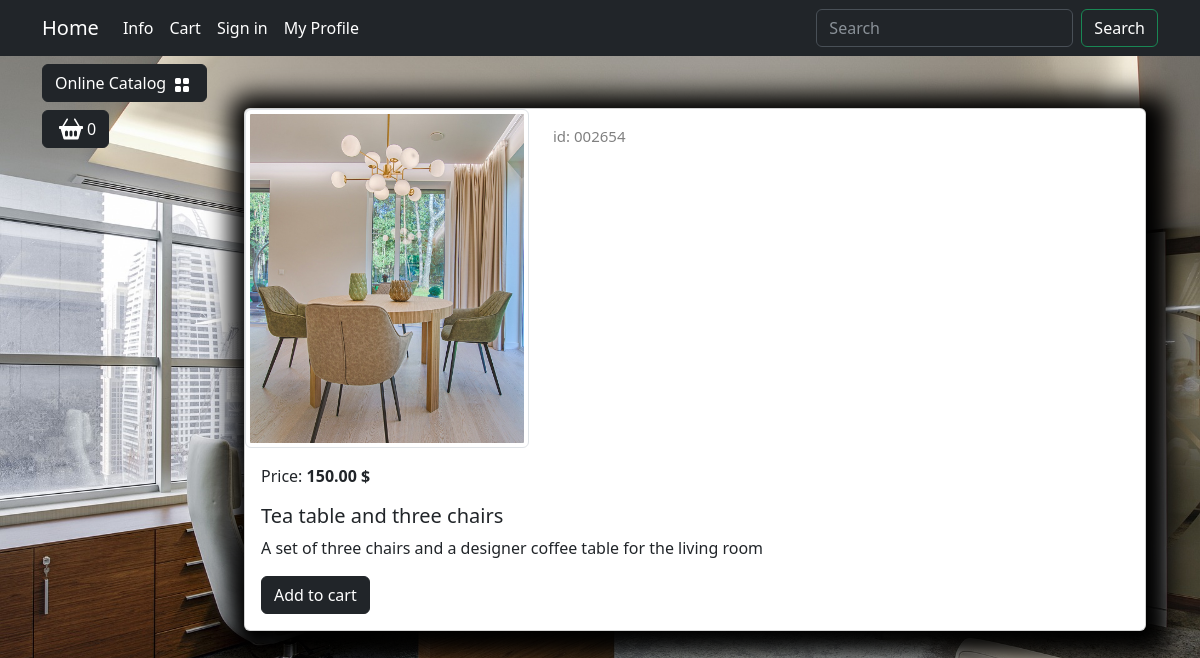
The page /catalog/product/tea-table-and-three-chairs/ on the database its author committed.
### goods/models.py (models this page shows, shortened)
class Product(models.Model):
    name = models.CharField(max_length=150, unique=True)
    slug = models.SlugField(max_length=200, unique=True, blank=True, null=True, verbose_name='URL')
    description = models.TextField(blank=True, null=True)
    image = models.ImageField(upload_to='goods_images', blank=True, null=True)
    price = models.DecimalField(default=0.00, max_digits=7, decimal_places=2)
    discount = models.DecimalField(default=0.00, max_digits=4, decimal_places=2)
    quantity = models.PositiveIntegerField(default=0)
    category = models.ForeignKey(Category, on_delete=models.CASCADE)
    class Meta:
        db_table = 'product'
        verbose_name = 'Product'
        verbose_name_plural = 'Products'
        ordering = ("-id",)

### goods/views.py (the view)
# urls.py: path('product/<slug:slug>/', product, name='product'),
def product(request, slug=None):
    if slug:
        product = Product.objects.get(slug=slug)
    return render(request, 'goods/product.html', {'product': product})

### goods/context_processors.py (called while the page is built)
def categories(request):
    categories = Category.objects.all()
    return {'categories': categories}

### templates/goods/product.html (shortened to what this page needs)
{% extends "main/base.html" %}
{% load static %}
{% block content %}
    <div class="container mt-5">
        <div class="card mb-4 custom-shadow">
            <div class="row">
                <div class="col-md-4">
                    <img src="{{product.image.url}}"
                        class="img-thumbnail" data-bs-toggle="modal" data-bs-target="#imageModal1">
                </div>
                <div class="col-md-4 ">
                    <p class="product_id mt-3">id: 002654</p>
                </div>
            </div>
            <div class="card-body">
                <p class="card-text">Price: <strong>{{product.price}} $</strong></p>
                <h5 class="card-title">{{product.name}}</h5>
                <p class="card-text">{{product.description}}</p>
                <a href="#" class="btn btn-dark add-to-cart">Add to cart</a>
            </div>
        </div>
    </div>
{% endblock content %}

### static/deps/css/my_css.css (style rules this page uses)
body { background-image: url("../images/bg-image.jpg"); background-repeat: no-repeat; background-attachment: fixed; background-position: center center; background-size: cover; height: 100%; }
.custom-shadow { box-shadow: 5px 5px 25px 19px #000000; }
.product_id { color: gray; font-size: 15px; }

### rows shown on the page
Product: image (picture), price "150.00", name "Tea table and three chairs", description "A set of three chairs and a designer coffee table for the living room"
